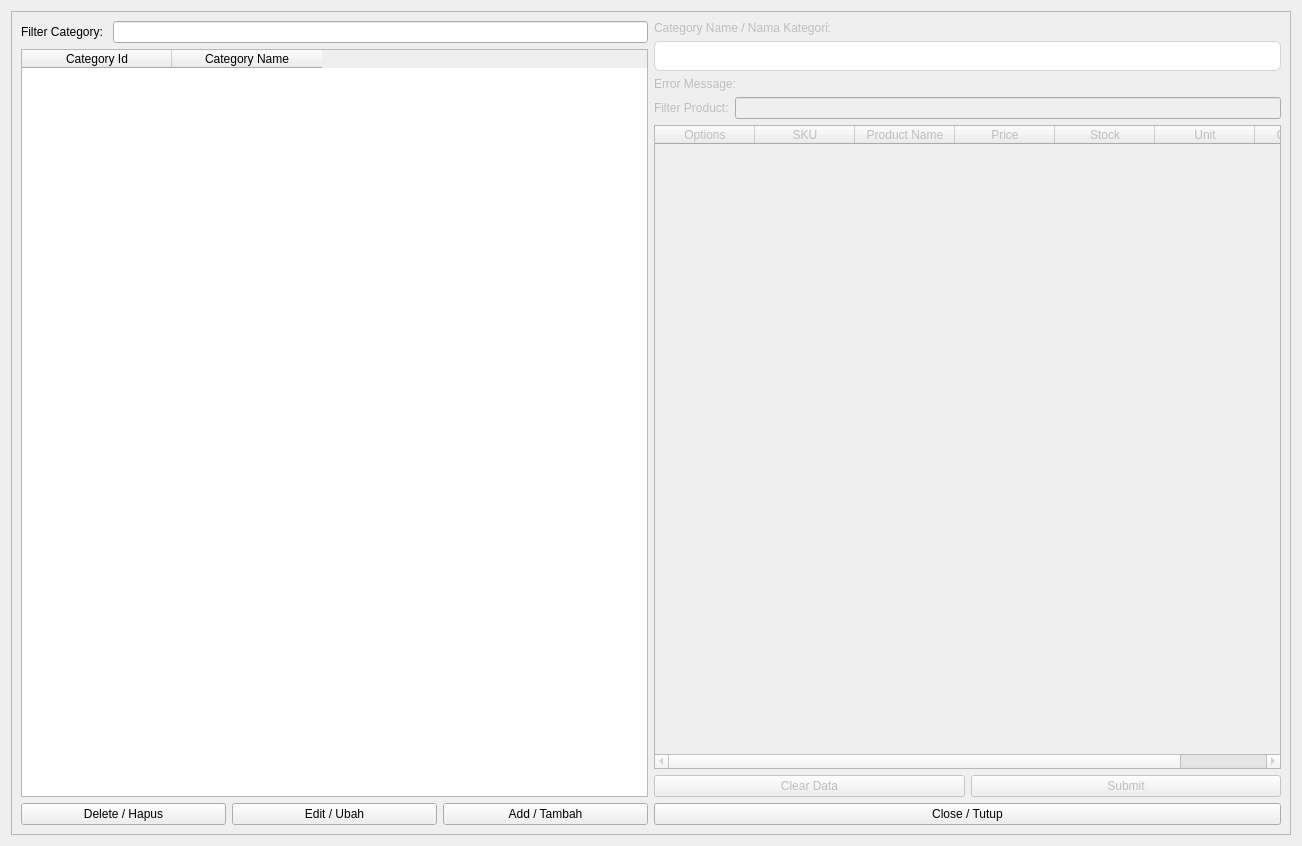
<?xml version="1.0" encoding="UTF-8"?>
<ui version="4.0">
 <class>Form</class>
 <widget class="QWidget" name="Form">
  <property name="geometry">
   <rect>
    <x>0</x>
    <y>0</y>
    <width>1302</width>
    <height>846</height>
   </rect>
  </property>
  <property name="windowTitle">
   <string>Categories</string>
  </property>
  <layout class="QGridLayout" name="gridLayout_2">
   <item row="0" column="0">
    <widget class="QFrame" name="frame">
     <property name="frameShape">
      <enum>QFrame::StyledPanel</enum>
     </property>
     <property name="frameShadow">
      <enum>QFrame::Raised</enum>
     </property>
     <layout class="QGridLayout" name="gridLayout">
      <item row="0" column="0">
       <layout class="QVBoxLayout" name="verticalLayout_2">
        <item>
         <layout class="QHBoxLayout" name="horizontalLayout_4">
          <item>
           <widget class="QLabel" name="filter_categories_label">
            <property name="maximumSize">
             <size>
              <width>16777215</width>
              <height>16777215</height>
             </size>
            </property>
            <property name="text">
             <string>Filter Category: </string>
            </property>
            <property name="alignment">
             <set>Qt::AlignLeading|Qt::AlignLeft|Qt::AlignVCenter</set>
            </property>
           </widget>
          </item>
          <item>
           <widget class="QLineEdit" name="category_filter_input">
            <property name="minimumSize">
             <size>
              <width>0</width>
              <height>0</height>
             </size>
            </property>
            <property name="maximumSize">
             <size>
              <width>16777215</width>
              <height>16777215</height>
             </size>
            </property>
           </widget>
          </item>
         </layout>
        </item>
        <item>
         <widget class="QTableWidget" name="categories_table">
          <property name="minimumSize">
           <size>
            <width>0</width>
            <height>0</height>
           </size>
          </property>
          <property name="maximumSize">
           <size>
            <width>16777215</width>
            <height>16777215</height>
           </size>
          </property>
          <attribute name="horizontalHeaderDefaultSectionSize">
           <number>150</number>
          </attribute>
          <column>
           <property name="text">
            <string>Category Id</string>
           </property>
          </column>
          <column>
           <property name="text">
            <string>Category Name</string>
           </property>
          </column>
         </widget>
        </item>
        <item>
         <layout class="QHBoxLayout" name="horizontalLayout_2">
          <item>
           <widget class="QPushButton" name="delete_category_button">
            <property name="text">
             <string>Delete / Hapus</string>
            </property>
           </widget>
          </item>
          <item>
           <widget class="QPushButton" name="edit_category_button">
            <property name="text">
             <string>Edit / Ubah</string>
            </property>
           </widget>
          </item>
          <item>
           <widget class="QPushButton" name="add_category_button">
            <property name="text">
             <string>Add / Tambah</string>
            </property>
           </widget>
          </item>
         </layout>
        </item>
       </layout>
      </item>
      <item row="0" column="1">
       <layout class="QVBoxLayout" name="verticalLayout_3">
        <item>
         <layout class="QVBoxLayout" name="verticalLayout">
          <item>
           <widget class="QLabel" name="category_name_label">
            <property name="enabled">
             <bool>false</bool>
            </property>
            <property name="text">
             <string>Category Name / Nama Kategori: </string>
            </property>
           </widget>
          </item>
          <item>
           <widget class="QLineEdit" name="category_name_input">
            <property name="enabled">
             <bool>false</bool>
            </property>
            <property name="minimumSize">
             <size>
              <width>0</width>
              <height>30</height>
             </size>
            </property>
            <property name="styleSheet">
             <string notr="true">QLineEdit{
	border: 1px solid #d1d5db;      /* Light gray border */
    border-radius: 6px;             /* Rounded corners */
    outline: none;                  /* Remove default outline */
    color: #333;                    /* Text color */
    background-color: #fff;       /* Light gray background */
    
}

QLineEdit:focus {
    border: 1px solid #93c5fd;       /* Blue border on focus */
    
    background-color: #ffffff;       /* White background when focused */
}</string>
            </property>
           </widget>
          </item>
          <item>
           <widget class="QLabel" name="category_name_error_message">
            <property name="enabled">
             <bool>false</bool>
            </property>
            <property name="text">
             <string>Error Message:</string>
            </property>
           </widget>
          </item>
         </layout>
        </item>
        <item>
         <layout class="QHBoxLayout" name="horizontalLayout_3">
          <item>
           <widget class="QLabel" name="filter_products_table_in_categories">
            <property name="enabled">
             <bool>false</bool>
            </property>
            <property name="text">
             <string>Filter Product:</string>
            </property>
           </widget>
          </item>
          <item>
           <widget class="QLineEdit" name="product_filter_input_in_categories">
            <property name="enabled">
             <bool>false</bool>
            </property>
           </widget>
          </item>
         </layout>
        </item>
        <item>
         <widget class="QTableWidget" name="products_table_in_categories">
          <property name="enabled">
           <bool>false</bool>
          </property>
          <column>
           <property name="text">
            <string>Options</string>
           </property>
          </column>
          <column>
           <property name="text">
            <string>SKU</string>
           </property>
          </column>
          <column>
           <property name="text">
            <string>Product Name</string>
           </property>
          </column>
          <column>
           <property name="text">
            <string>Price</string>
           </property>
          </column>
          <column>
           <property name="text">
            <string>Stock</string>
           </property>
          </column>
          <column>
           <property name="text">
            <string>Unit</string>
           </property>
          </column>
          <column>
           <property name="text">
            <string>Created At</string>
           </property>
          </column>
         </widget>
        </item>
        <item>
         <layout class="QHBoxLayout" name="horizontalLayout_5">
          <item>
           <widget class="QPushButton" name="clear_category_button">
            <property name="enabled">
             <bool>false</bool>
            </property>
            <property name="text">
             <string>Clear Data</string>
            </property>
           </widget>
          </item>
          <item>
           <widget class="QPushButton" name="submit_category_button">
            <property name="enabled">
             <bool>false</bool>
            </property>
            <property name="text">
             <string>Submit</string>
            </property>
           </widget>
          </item>
         </layout>
        </item>
        <item>
         <widget class="QPushButton" name="close_category_button">
          <property name="minimumSize">
           <size>
            <width>300</width>
            <height>0</height>
           </size>
          </property>
          <property name="text">
           <string>Close / Tutup</string>
          </property>
         </widget>
        </item>
       </layout>
      </item>
     </layout>
    </widget>
   </item>
  </layout>
 </widget>
 <resources/>
 <connections/>
</ui>
